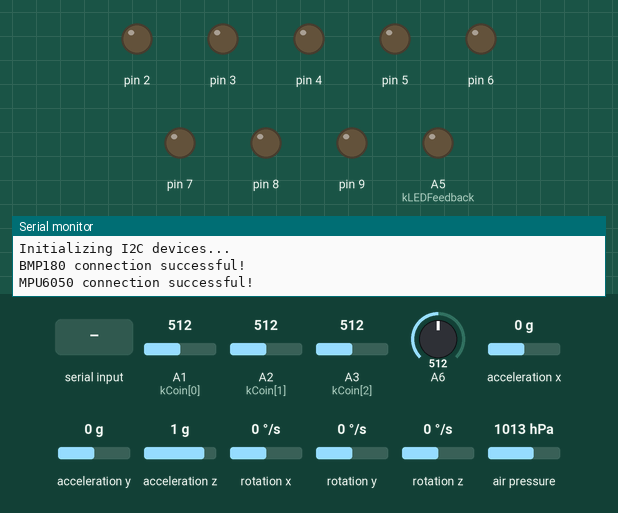
Bench run of a sketch on a simulated Arduino Nano, built with avr-gcc and run on an emulated ATmega328P. On the bench: output pins drawn as LEDs (lit = HIGH), the last lines printed to the serial monitor. Dashed ring = blinking. Inputs (shaded band) come from the test bench; at power-on: A6 = 512, A1 (kCoin[0]) = 512, A2 (kCoin[1]) = 512, A3 (kCoin[2]) = 512, acceleration x 0 g, acceleration y 0 g, acceleration z 1 g, rotation x 0 °/s, rotation y 0 °/s, rotation z 0 °/s, air pressure 1013 hPa. Storage starts empty; pins used as bus, display or sensor lines are not drawn.

Above: at 1.2 s.
1.3 s: "2" received over Serial
At 2.7 s:
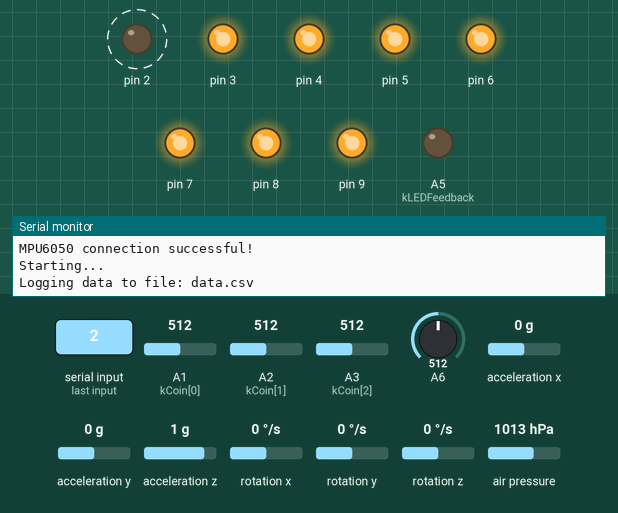
4.3 s: A6 set to 342
7.3 s: A6 set to 308
At 7.8 s:
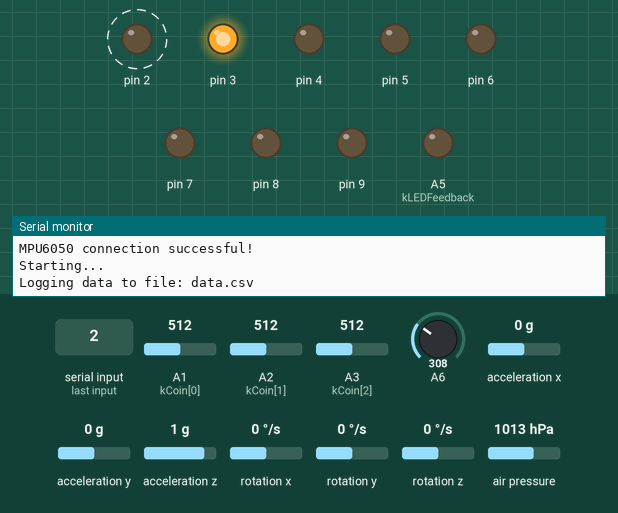
10.3 s: ".csv" received over Serial
At 10.66 s:
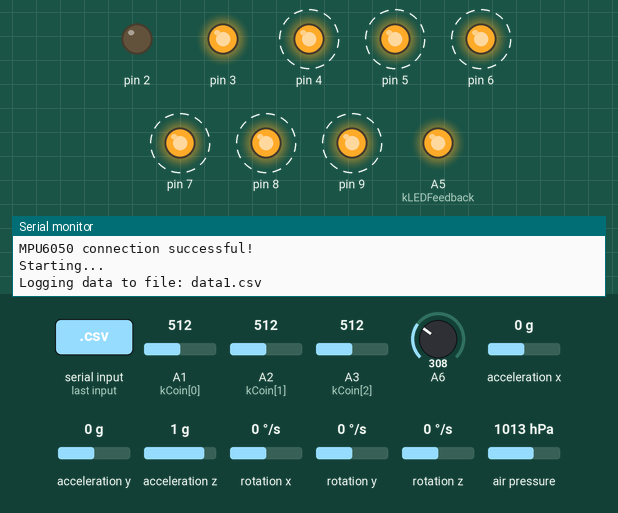
16.3 s: "d" received over Serial
At 16.74 s:
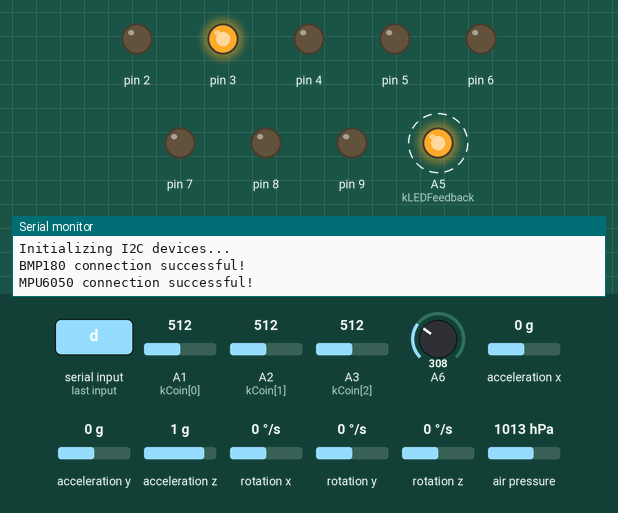
Timing chart, 0 to 20.3 s (numbered marks = the images above; inputs shaded):
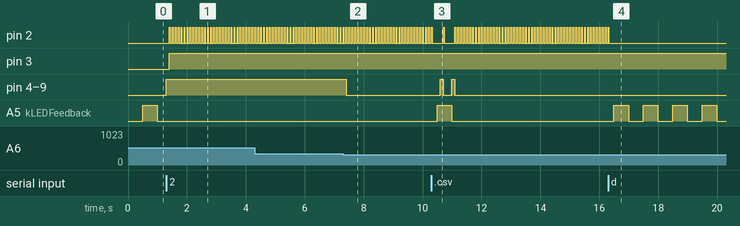

The sketch:

main.ino
```cpp
#include <Wire.h>
#include <Adafruit_Sensor.h>
#include <Adafruit_BMP085_U.h>
#include <MPU6050.h>

#include "portmap.h"
#include "data_logger.h"
#include "multiplexer.h"
#include "battery_watch.h"
#include "status_led.h"

const static float kSeaLevelPressure = 1020;

DataLogger *logger;
PayloadData data;
BatteryWatch battery_watch(&(data.voltages), kTrigger, kCoinTrigger);
StatusLed status;
unsigned long timestamp = millis();
int state = 0;

long cycle_time = 100;
long start_time = millis();
long currentTime = start_time;
long cycles = 0;

Multiplexer mux(kMUX[0], kMUX[1], kMUX[2], kMUX[3]);

Adafruit_BMP085_Unified bmp = Adafruit_BMP085_Unified(10085);

MPU6050 accel;

void setup() {
  Serial.begin(115200);
  Wire.begin(); //Join I2C bus as a master device.

  for (int i = 0; i < 6; i++)
    data.voltages.voltage_flex[i] = 0;

  for (int i = 0; i < 3; i++)
    data.voltages.voltage_coin[i] = 0;
}

void loop() {

  start_time = millis();
  int16_t ax, ay, az;
  bool success = false;
  if(state < 50) status.update(cycles);

  switch (state) {

    case 0:

      Serial.println("Initializing I2C devices...");


      Serial.println(bmp.begin() ? "BMP180 connection successful!" : "BMP180 connection failed! Pressure and altitude will not be logged!");

      accel.initialize();

      success = accel.testConnection();
      if (success)
        Serial.println("MPU6050 connection successful!");
      else {
        Serial.println("MPU6050 connection failed! Acceleration will not be logged!");
        status.push_error(PreLaunchError::MPU6050_FAILURE);
      }

      state = 10;
      break;

    case 10:

      accel.getAcceleration(&ax, &ay, &az);

      float axf, ayf, azf;

      axf = ax / 16384.0;
      ayf = ay / 16384.0;
      azf = az / 16384.0;

      if (abs(axf) >= 2 || abs(ayf) >= 2 || abs(azf) >= 2 || Serial.read() > -1) {
        Serial.println("Starting...");
        battery_watch.start();
        logger = new DataLogger(&data, 0, "data.csv");
        state = 50;
      }
      break;

    case 50:


      accel.getAcceleration(&ax, &ay, &az);

      data.accelerations.axis[0] = ax / 16384.0 * 9.81;
      data.accelerations.axis[1] = ay / 16384.0 * 9.81;
      data.accelerations.axis[2] = az / 16384.0 * 9.81;

      //Read, interpret, and log the voltage data from the batteries.
      for (int i = 0; i < 6; i++) {
        data.voltages.voltage_flex[i] = 3.011 * (3.3 * (mux.multiplexerRead(kMuxSig, kFlexMUX[i]) / 1023.0)) - 0.1449 - 0.015;
        if(data.voltages.voltage_flex[i] <= 0) data.voltages.voltage_flex[i] = 0;
      }

      for (int j = 0; j < 3; j++) {
        data.voltages.voltage_coin[j] =  3.011 * (3.3 * (analogRead(kCoin[j]) / 1023.0)) - 0.1449 - 0.015;
        if(data.voltages.voltage_coin[j] <= 0) data.voltages.voltage_coin[j] = 0;
      }

      battery_watch.update();

      //Read and log the pressure and altitude from the BMP180
      sensors_event_t event;
      bmp.getEvent(&event);

      if (event.pressure) {
        data.bmp.pressure = event.pressure;
        data.bmp.altitude = bmp.pressureToAltitude(kSeaLevelPressure, event.pressure);
      }

      //Read and log the temperatures from the DS18B20 temperature sensors
      for (int i = 0; i < 9; i++) {
        data.temperatures.temperature[i] = ((mux.multiplexerRead(kMuxSig, kTemp[i]) * 3300 / 1023.0) - 500) / 10;
      }

      //Write data to SD card and check for shutdown signal.
      logger->writeToSD();

      //TODO: Check for shutdown signal
      if (Serial.read() > -1) {
        state = 100;
        Serial.println("Shutting down...");
      }

      break;

    case 100:
      delete logger;
      state = 0;
      battery_watch.stop();
      break;
  }
  currentTime = millis();
  if (cycle_time - (currentTime - start_time) > 0)
    delay(cycle_time - (currentTime - start_time));
  cycles++;
}
```

battery_watch.cpp
```cpp
#include "battery_watch.h"
#include "data_types.h"

BatteryWatch::BatteryWatch(VoltageData *voltages, const uint8_t flex_ports[6], const uint8_t coin_port)
: _voltages(voltages), _coin_port(coin_port){

  for(int i = 0; i < 6; i++){
    _flex_ports[i] = flex_ports[i];
    pinMode(_flex_ports[i], OUTPUT);
  }

  pinMode(_coin_port, OUTPUT);

}

void BatteryWatch::start(){
  for(int i = 0; i < 6; i++)
    digitalWrite(_flex_ports[i], HIGH);

  pinMode(_coin_port, HIGH);
}

void BatteryWatch::update(){

  for(int i = 0; i < 6; i++){
    if(_voltages->voltage_flex[i]<=kFlexCutoff)
      digitalWrite(_flex_ports[i], LOW);
  }

  if(_voltages->voltage_coin[0]<=kCoinCutoff || _voltages->voltage_coin[1]<=kCoinCutoff || _voltages->voltage_coin[2]<=kCoinCutoff)
    pinMode(_coin_port, LOW);

}

void BatteryWatch::stop(){
  for(int i = 0; i < 6; i++)
    digitalWrite(_flex_ports[i], LOW);

  pinMode(_coin_port, LOW);
}
```

battery_watch.h
```cpp
#include <Arduino.h>

#ifndef BATTERY_WATCH_H
#define BATTERY_WATCH_H

struct VoltageData;

class BatteryWatch{

  public:
    BatteryWatch(VoltageData *voltages, const uint8_t flex_ports[6], const uint8_t coin_port);

    void start();
    void update();
    void stop();

   static constexpr float kFlexCutoff = 3.0f;
   static constexpr float kCoinCutoff = 3.0f;

  private:
    VoltageData *_voltages;
    uint8_t _flex_ports[6];
    uint8_t _coin_port;

};

#endif //BATTERY_WATCH_H
```

data_logger.cpp
```cpp
#include "data_logger.h"
#include "status_led.h"
#include <SD.h>

DataLogger::DataLogger(Data *data, uint8_t sd_port, String file_name)
:_data(data), _file_name(file_name), _sd_init(false){
  if(!SD.begin()){
    Serial.println("SD CARD NOT FOUND! DATA WILL BE LOGGED TO THE SERIAL MONITOR!");
    //StatusLed::push_error(PreLaunchError::SD_FAILURE);
    return;
  }

  _sd_init = true;

  String temp_file = _file_name;
  int counter = 0;
  while(SD.exists(temp_file)){
    temp_file = _file_name.substring(0, _file_name.indexOf(".csv")) + String(++counter) + ".csv";
  }
  _file_name = temp_file;

  Serial.print("Logging data to file: ");
  Serial.print(_file_name);
  Serial.println();

  this->_file_name = temp_file;

  _file = SD.open(this->_file_name, FILE_WRITE);
  _file.println(_data->getHeader());
  _file.close();
}

DataLogger::~DataLogger(){
}

void DataLogger::writeToSD(){
  if(_sd_init){
    _file = SD.open(this->_file_name, FILE_WRITE);
    _file.println(_data->getDataRow());
    _file.close();
  }else
    Serial.println(_data->getDataRow());
}
```

data_logger.h
```cpp
#ifndef DATA_LOGGER_H
#define DATA_LOGGER_H

#include <stdint.h>
#include <SD.h>

#include "data_types.h"

class DataLogger{

public:
  DataLogger(Data* data, uint8_t sd_port, String file_name);
  ~DataLogger();
  void writeToSD();

private:
  Data* _data;
  File _file;
  String _file_name;
  bool _sd_init;
};

#endif //DATA_LOGGER_H
```

data_types.h
```cpp
#ifndef DATA_TYPES_H
#define DATA_TYPES_H

struct Data{
  virtual String getHeader() = 0;
  virtual String getDataRow() = 0;
};

struct Timestamp : public Data{
  unsigned long time;

  String getHeader(){
    return "Timestamp";
  }

  String getDataRow(){
    /*int hours = (time) / (60 * 60 * 1000);
    int minutes = (time % (60 * 60 * 1000)) / 60000;
    int seconds = ((time % (60 * 60 * 1000)) % 60000) / 1000;
    int ms = ((time % (60 * 60 * 1000)) % 60000) % 1000;
    return String(hours) + ":" + String(minutes) + ":" + String(seconds) + ":" + String(ms);*/
    return String(time);
  }

};

struct VoltageData : public Data{
  float voltage_flex[6];
  float voltage_coin[3];

  String getHeader(){
    String header = "";
    for(int j = 1; j <=3; j++){
      header.concat("Coin Cell Battery ");
      header.concat(j);
      header.concat(" (V)");
      header.concat(",");
    }
    for(int i = 1; i <= 6; i++){
      header.concat("Flexible Battery ");
      header.concat(i);
      header.concat(" (V)");
      if(i < 6) header.concat(",");
    }
    return header;
  }

  String getDataRow(){
    String data_row = "";
    for(int j = 0; j < 3; j++){
      data_row.concat(voltage_coin[j]);
      data_row.concat(",");
    }
    for(int i = 0; i < 6; i++){
      data_row.concat(voltage_flex[i]);
      if(i < 5) data_row.concat(",");
    }
    return data_row;
  }
};

struct TemperatureData : public Data{
  float temperature[9];

  String getHeader(){
    String header = "";
    for(int i = 1; i <= 9; i++){
      header.concat("Temperature ");
      header.concat(i);
      if (i < 9) header.concat(",");
    }
    return header;
  }

  String getDataRow(){
    String data_row = "";
    for(int i = 0; i < 9; i++){
      data_row.concat(temperature[i]);
      if (i < 8) data_row.concat(",");
    }
    return data_row;
  }
};

struct AccelerationData : public Data{
  float axis[3]; //X = 0, Y = 1, Z = 2

  String getHeader(){
    return "Acceleration X (m/s^2), Acceleration Y (m/s^2), Acceleration Z (m/s^2)";
  }

  String getDataRow(){
    String data_row = "";
    for(int i = 0; i < 3; i++){
      data_row.concat(axis[i]);
      if (i < 2) data_row.concat(",");
    }
    return data_row;
  }

};

struct BMP180Data : public Data{
  float pressure;
  float altitude;

  String getHeader(){
    return "Pressure (millibar), Altitude (m)";
  }

  String getDataRow(){
    return String(pressure) + "," + String(altitude);
  }
};

struct PayloadData : public Data{
  Timestamp timestamp;
  VoltageData voltages;
  TemperatureData temperatures;
  AccelerationData accelerations;
  BMP180Data bmp;

  String getHeader(){
    return timestamp.getHeader() + "," + voltages.getHeader() + "," + temperatures.getHeader() + "," + accelerations.getHeader() + "," + bmp.getHeader();
  }
  String getDataRow(){
    return timestamp.getDataRow() + "," + voltages.getDataRow() + "," + temperatures.getDataRow() + "," + accelerations.getDataRow() + "," + bmp.getDataRow();
  }
};

#endif //DATA_TYPES_H
```

multiplexer.cpp
```cpp
#include "multiplexer.h"
#include <Arduino.h>

Multiplexer::Multiplexer(int s0, int s1, int s2, int s3)
:_s0(s0), _s1(s1), _s2(s2), _s3(s3){
  pinMode(_s0, OUTPUT);
  pinMode(_s1, OUTPUT);
  pinMode(_s2, OUTPUT);
  pinMode(_s3, OUTPUT);
}

Multiplexer::~Multiplexer(){

}

int Multiplexer::multiplexerRead(int analogPin, uint8_t muxPin){

  selectAddress(muxPin);

  return analogRead(analogPin);
}

void Multiplexer::selectAddress(uint8_t address){
  int p0, p1, p2, p3;

  p0 = address >> 3;
  p1 = (address >> 2) & 0x00000001;
  p2 = (address >> 1) & 0x00000001;
  p3 = address & 0x000000001;
  digitalWrite(_s0, p0);
  digitalWrite(_s1, p1);
  digitalWrite(_s2, p2);
  digitalWrite(_s3, p3);
}
```

multiplexer.h
```cpp
#ifndef MULTIPLEXER_H
#define MULTIPLEXER_H

#include <stdint.h>

class Multiplexer{

public:
  Multiplexer(int s0, int s1, int s2, int s3);
  ~Multiplexer();
  int multiplexerRead(int analogPin, uint8_t muxPin);

private:
  void selectAddress(uint8_t address);
  int _s0,_s1,_s2,_s3;

};

#endif //MULTIPLEXER_H
```

status_led.cpp
```cpp
#include "status_led.h"
#include "portmap.h"

StatusLed::StatusLed(){
  pinMode(kLEDFeedback, OUTPUT);
}

void StatusLed::push_error(PreLaunchError errono){
  //errors.push_back(errono);
}

void StatusLed::update(int cycles){

  /*
  if(errors.size() > 0){
    switch(placeholder){
      case PreLaunchError::MPU6050_FAILURE:
      break;

      case PreLaunchError::SD_FAILURE:
      break;
    }
  }else{*/
    if(cycles % 5 == 0){
      digitalWrite(kLEDFeedback, _led_state?HIGH:LOW);
      _led_state = !_led_state;
    }
  //}


}

bool StatusLed::mpu6050_failure_handler(){
  return true;
}

bool StatusLed::sd_failure_handler(){
  return true;
}
```

status_led.h
```cpp
#ifndef STATUS_LED_H
#define STATUS_LED_H

enum PreLaunchError{
  MPU6050_FAILURE,
  SD_FAILURE
};

class StatusLed{

  public:
    StatusLed();
    void push_error(PreLaunchError errono);
    void update(int cycles);

  private:
    bool mpu6050_failure_handler();
    bool sd_failure_handler();
    bool _led_state;


};

#endif // STATUS_LED_H
```

portmap.h
```cpp
#ifndef PORTMAP_H
#define PORTMAP_H

#include <Arduino.h>

//Digital Ports
const static uint8_t kMUX[] = {3, 2, 1, 0};
const static uint8_t kTrigger[] = {4, 5, 6, 7, 8, 9};

//Analog ports
const static uint8_t kCoinTrigger = A0;
const static uint8_t kCoin[] = {A1, A2, A3};
const static uint8_t kOptionalSwitch = A4;
const static uint8_t kLEDFeedback = A5;
const static uint8_t kMuxSig = A6;

//Multiplexer ports
const static uint8_t kFlexMUX[] = {9, 10, 11, 12, 13, 14};
const static uint8_t kTemp[] = {0, 1, 2, 3, 4, 5, 6, 7, 8};

#endif //PORTMAP_H
```

Measured:
- the behaviour switches between 326 and 325 on A6 (found by bisection; images 1 and 2)
- after the input at 1.3 s, pin 2: alternates HIGH for 0.03 s and LOW for 0.07 s, starting after 0.10 s; pin 3: LOW → HIGH after 0.10 s; pin 4–9: LOW → HIGH at once; A5 (kLEDFeedback): stops changing and stays LOW
- after the input at 7.3 s, pin 4–9: HIGH → LOW after 0.10 s
- after the input at 10.3 s, pin 4–9: alternates HIGH for 0.10 s and LOW for 0.30 s, 4 changes in all, then stays LOW, starting after 0.30 s; A5 (kLEDFeedback): LOW → HIGH after 0.20 s, → LOW 0.50 s later
- after the input at 16.3 s, pin 2: goes on until 16.3 s, then stays LOW; A5 (kLEDFeedback): alternates HIGH for 0.50 s and LOW for 0.50 s, starting after 0.19 s
